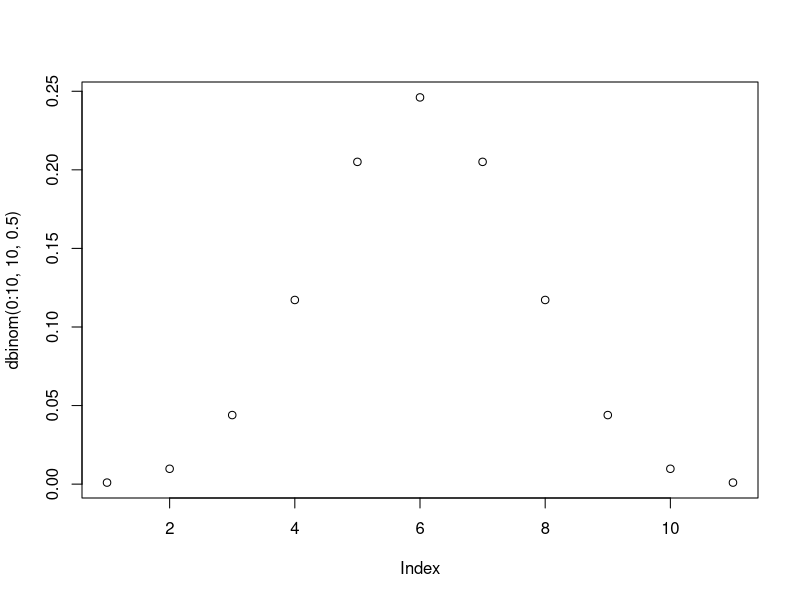
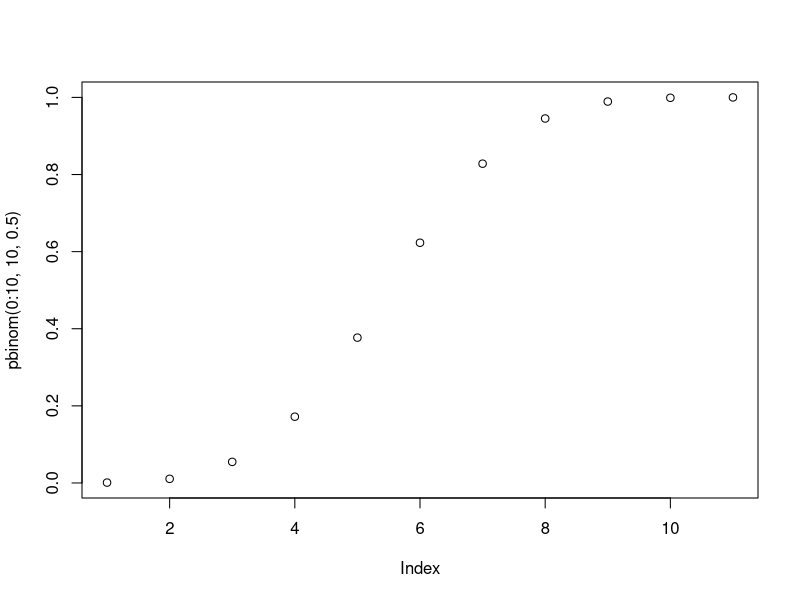
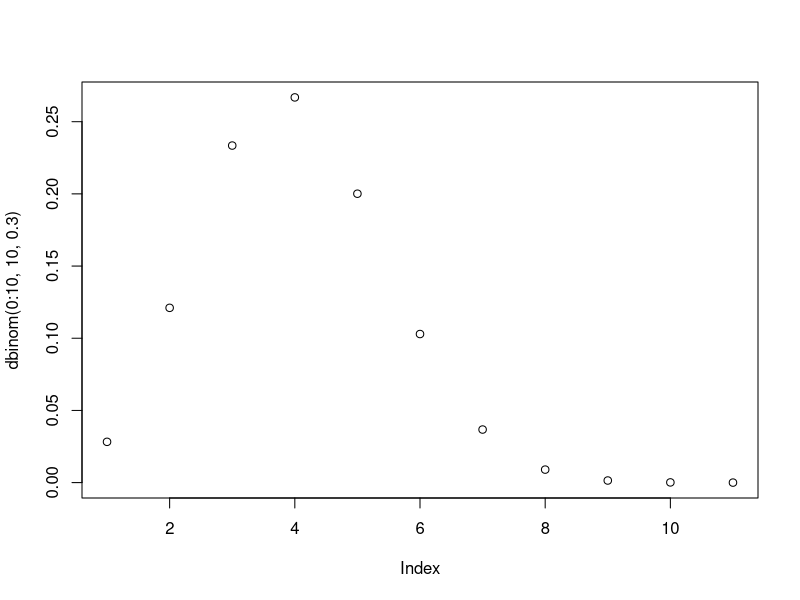
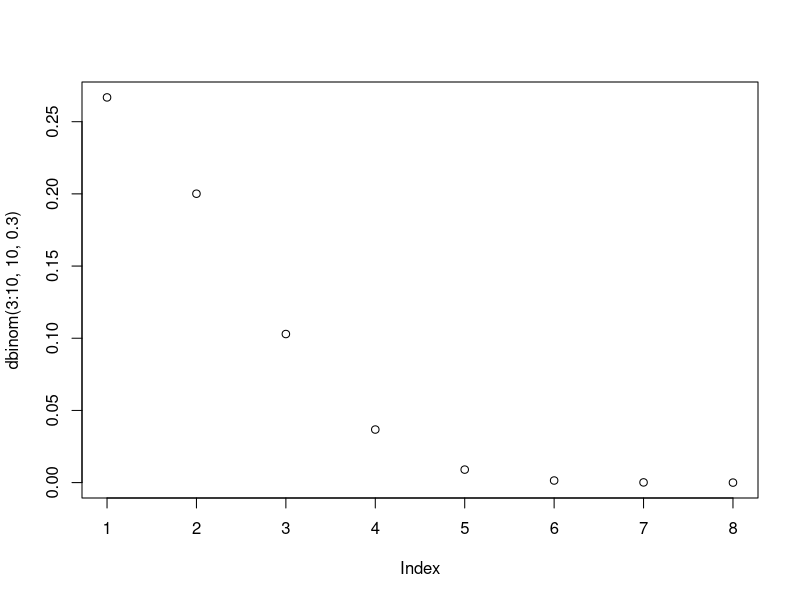
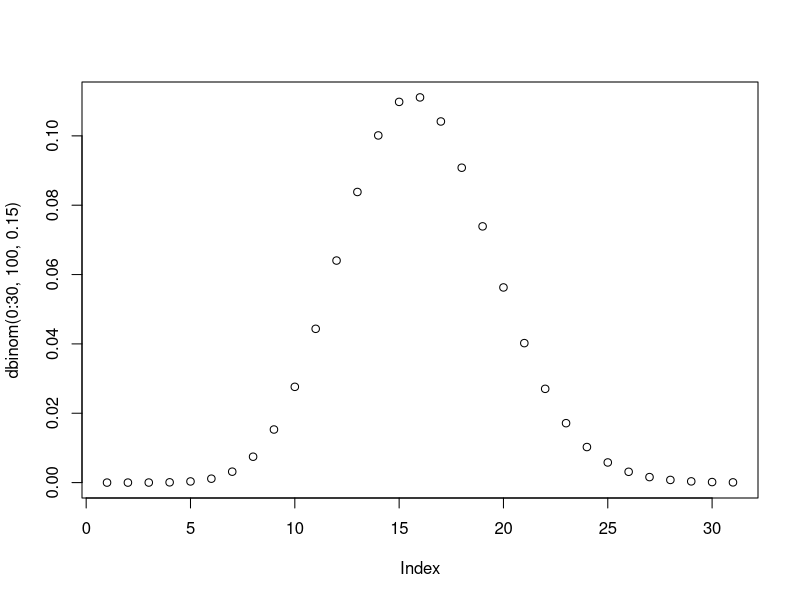
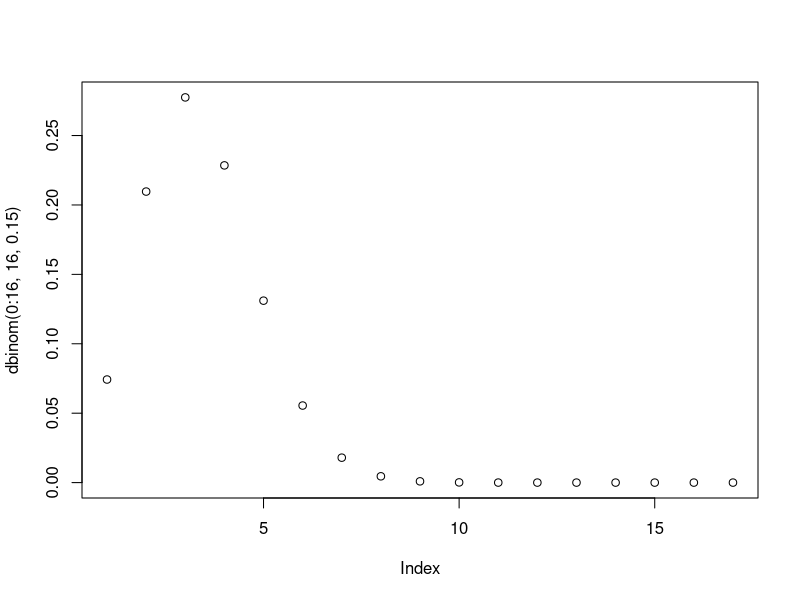
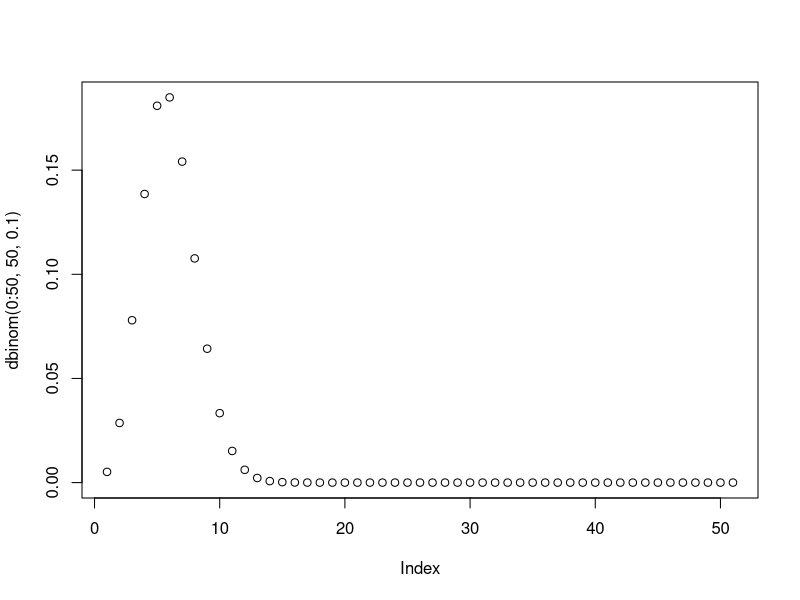
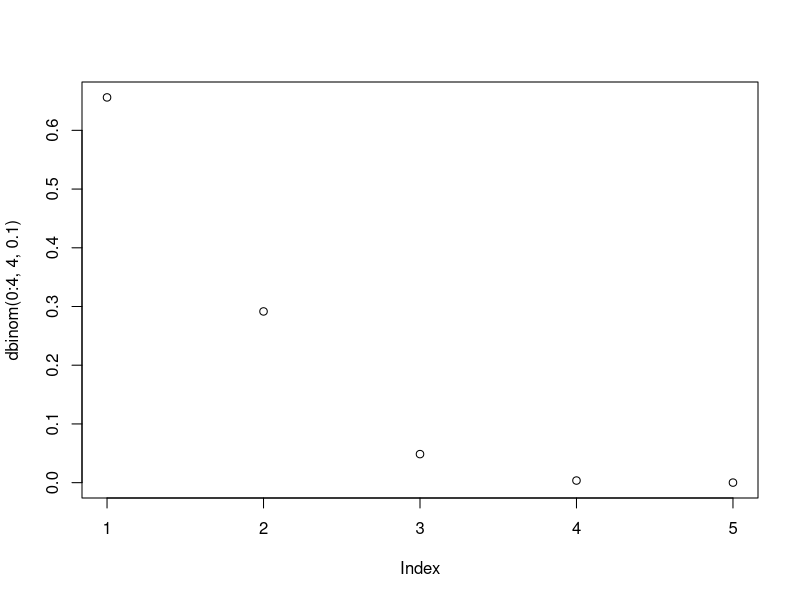

Write R code to recreate these figures, in order.
# Grund für Binomial
#1. Unabhängig
#2. Habe nur 1 oder 0
#3. Habe endliche Anzahl Werte
plot( dbinom(0:10, 10, 0.5) ) # von 0 bis .. jeweils einzelwahrscheinlichkeit
plot( pbinom(0:10, 10, 0.5) ) # von 0 bis .. Wahrscheinlichkeit aufsummieren


plot (dbinom(0:10, 10, 0.3))
pbinom(2, 10, 0.3)

# A7.1
plot( dbinom(3:10, 10, 0.3) )
dbinom(3:10, 10, 0.3)
for (i in 0:10)
{
  p <- sum(dbinom(i:10, 10, prob=0.3))
  cat(i, p, "\n")
}

# A7.2
#a
plot( dbinom(0:30, 100, 0.15) )
plot( dbinom(0:16, 16, 0.15) )
for (i in 0:16)
{
  p <- sum(dbinom(i:16, 16, 0.15))
  cat(i, p, '\n')
}

#b
1 - pbinom(5, 16, 0.30)
1 - sum( dbinom(0:5, 16, 0.30) )
sum ( dbinom(6:16, 16, 0.30) )

# A7.3
dbinom(0:5, 50, 0.1)
plot( dbinom(0:50, 50, 0.1) )
pbinom(0:5, 50, 0.1) # THIS weil X <= c

# A7.4
# a
dbinom(1, 4, 0.1)
plot (dbinom(0:4, 4, 0.1))

# b
dbinom(0:26, 28, 0.9)
plot (dbinom(0:28, 28, 0.9))
# ???

# c
# Wahrscheinlichkeit, dass 2 Personen den Flug nicht Antreten

